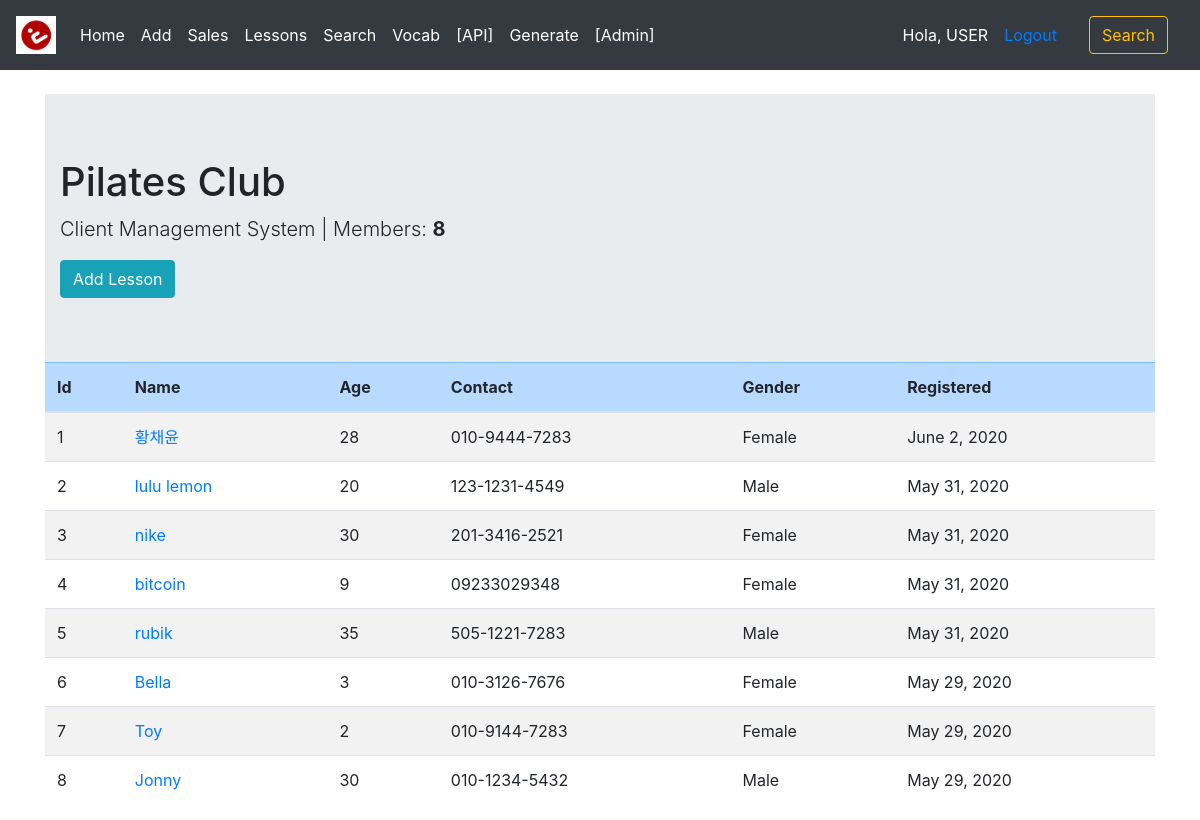
The page / on the database its author committed.
### members/models.py (models this page shows, shortened)
class client(models.Model):
    name = models.CharField(max_length=200, null=True)
    age = models.IntegerField(null=True)
    phone = models.CharField(max_length=15, null=True)
    female = models.BooleanField(default=True, null=True, blank=True)
    comments = models.TextField(max_length=200, null=True, blank=True)
    registered = models.DateField(auto_now_add=True)

### members/views.py (the view)
# urls.py: path('', views.base, name='base'),
def base(request):
    clients = client.objects.all().order_by('-registered')
    total = client.objects.all().count
    return render(request, 'members/base.html', {'clients': clients, 'total':total})

### members/templates/members/base.html (shortened to what this page needs)
{% load static %}
{% load bootstrap %}
<!doctype html>
<html lang="en">
  <head>
    <link rel="stylesheet" href="https://stackpath.bootstrapcdn.com/bootstrap/4.4.1/css/bootstrap.min.css">
  </head>
  <body>
  <nav class="navbar navbar-expand-lg navbar-dark bg-dark">
      <a class="navbar-brand" href="{% url 'base' %}"><img src="{% static 'images/logo.jpg' %}" style="max-width:40px;width:100%"></a>
  <div class="collapse navbar-collapse" id="navbarSupportedContent">
    <ul class="navbar-nav mr-auto">
            <li class="nav-item active">
        <a class="nav-link" href="{% url 'base' %}">Home <span class="sr-only">(current)</span></a>
      </li>
      <li class="nav-item active">
        <a class="nav-link" href="{% url 'add_member' %}">Add<span class="sr-only">(current)</span></a>
      </li>
            <li class="nav-item active">
        <a class="nav-link" href="{% url 'operations' %}">Sales</a>
      </li>
                  <li class="nav-item active">
        <a class="nav-link" href="{% url 'lessons' %}">Lessons</a>
      </li>
                        <li class="nav-item active">
        <a class="nav-link" href="{% url 'search' %}"> Search </a>
      </li>
                              <li class="nav-item active">
        <a class="nav-link" href="{% url 'vocab' %}"> Vocab </a>
      </li>
                                      <li class="nav-item active">
        <a class="nav-link" href="{% url 'apimemberlist' %}"> [API] </a>
      </li>
        <li class="nav-item active"><a class="nav-link" href="http://127.0.0.1:8000/generateword/3"> Generate </a>
      </li>
            <li class="nav-item active">
        <a class="nav-link" href="http://127.0.0.1:8000/admin/">[Admin]</a>
      </li>
    </ul>
            <span style="color:white">Hola, USER </span>
      <span><a class="nav-link" href="">Logout</a></span>
     <a class="nav-link" href="{% url 'search' %}">
            <button class="btn btn-outline-warning" type="submit">Search</button></a>
  </div>
</nav>
  <br>
  <div class="container">
      {% block content %}
          <div class="jumbotron jumbotron-fluid mb-0">
          <div class="container ">
            <h1 class="display-5">Pilates Club</h1>
            <p class="lead">Client Management System | Members: <span class="totalcurrent" style="font-weight: bold;">{{total}}</span></p>
<button type="button" class="btn btn-info">Add Lesson</button><br>
          </div>
        </div>
                  <table class="table table-striped">
  <thead>
    <tr class="table-primary">
      <th scope="col">Id</th>
      <th scope="col">Name</th>
      <th scope="col">Age</th>
      <th scope="col">Contact</th>
      <th scope="col">Gender</th>
      <th scope="col">Registered</th>
    </tr>
  </thead>
  <tbody>
    <tr>
      {% for client in clients %}
      <td>{{ forloop.counter}}</td>
      <td><a href="{% url 'memberinfo' client.id %}">{{client.name}}</a></td>
      <td>{{client.age}}</td>
      <td>{{client.phone}}</td>
      <td>{% if client.female == True %}
      Female
        {% else %}
      Male
      {% endif %}</td>
      <td>{{client.registered}}</td>
    </tr>
      {% endfor %}
  </tbody>
</table>
  </div>
  {% endblock %}
  </body>
</html>

### rows shown on the page
client: name "황채윤", age "28", phone "010-9444-7283", female "Female", registered "June 2, 2020"
client: name "lulu lemon", age "20", phone "123-1231-4549", female "Male", registered "May 31, 2020"
client: name "nike", age "30", phone "201-3416-2521", female "Female", registered "May 31, 2020"
client: name "bitcoin", age "9", phone "09233029348", female "Female", registered "May 31, 2020"
client: name "rubik", age "35", phone "505-1221-7283", female "Male", registered "May 31, 2020"
client: name "Bella", age "3", phone "010-3126-7676", female "Female", registered "May 29, 2020"
client: name "Toy", age "2", phone "010-9144-7283", female "Female", registered "May 29, 2020"
client: name "Jonny", age "30", phone "010-1234-5432", female "Male", registered "May 29, 2020"

### other values the page prints
{{ total }} "8"
